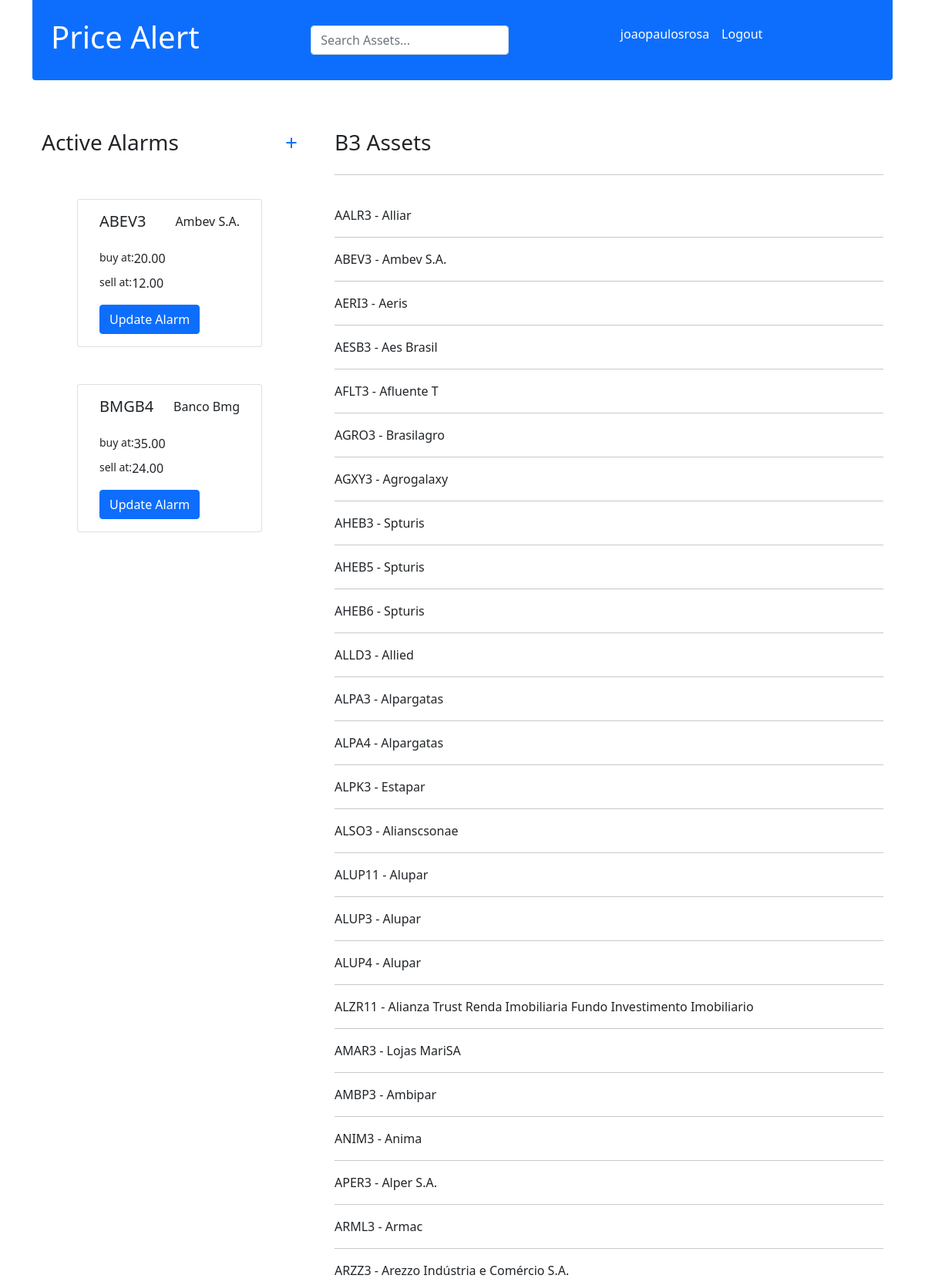
The app's page / (signed in, upper part) with its own data.
### base/models.py (models this page shows)
class AlarmAsset(models.Model):
    user = models.ForeignKey(User, on_delete=models.CASCADE)
    asset = models.ForeignKey(Asset, on_delete=models.CASCADE)
    buying_price = models.DecimalField(max_digits=30, decimal_places=2)
    selling_price = models.DecimalField(max_digits=30, decimal_places=2)
    saving_interval = models.IntegerField(default=1)
    updated_at = models.DateTimeField(auto_now=True)
    created_at = models.DateTimeField(auto_now_add=True)
    def __str__(self):
        return self.asset.ticker

class Asset(models.Model):
    ticker = models.CharField(max_length=8,unique=True)
    company_name = models.CharField(max_length=100,null=True, blank=True)
    updated_at = models.DateTimeField(auto_now=True)
    created_at = models.DateTimeField(auto_now_add=True)
    class Meta:
        ordering = ["ticker"]
    def __str__(self):
        return self.ticker

### base/views.py (the view)
# urls.py: path('', views.home, name="home"),
def home(request):
    if request.user.is_authenticated:
        alarms = AlarmAsset.objects.filter(user=request.user)
    q            = request.GET.get('q') if request.GET.get('q') != None else ''
    assets       = Asset.objects.filter(Q(company_name__icontains=q) | Q(ticker__icontains=q))
    context      = {
        'assets': assets,
        'alarms': alarms,
        }
    return render(request, 'base/home.html', context)

### base/templates/base/home.html
{% extends 'main.html' %}
{% block content%}
<div class="row pt-4">
  <div class="col-4 p-4 h-100 overflow-auto">
    <div class="d-flex justify-content-between pb-4">
      <h3>Active Alarms</h3>
      <a href="{% url 'create-alarm-asset' %}">
        <h3>+</h3>
      </a>
    </div>
    <div class="row justify-content-center">
      {% if alarms %}
      {% for alarm in alarms %}
        <div class="card m-4" style="width: 15rem;">
          <div class="card-body ">
            <div class="d-flex justify-content-between">
              <h5 class="card-title">{{alarm}}</h5>
              <p class="card-text">{{alarm.asset.company_name}}</p>
            </div>
            <div class="d-flex mt-3">
              <small class="">buy at:</small>
              <p class="card-text">{{alarm.buying_price}}</p>
            </div>
            <div class="d-flex mt-2">
              <small class="">sell at:</small>
              <p class="card-text">{{alarm.selling_price}}</p>
            </div>
            <a href="{% url 'update-alarm-asset' alarm.id %}" class="float-right btn btn-primary mt-3">Update Alarm</a>
          </div>
        </div>
      {% endfor %}
      {% endif %}
    </div>
  </div>
  <div class="col-8 p-4 h-100 overflow-auto">
    <h3 class="pb-2">B3 Assets</h3>
    <hr>
    <div class="pt-4">
      {% for asset in assets %}
        <a class="text-dark" href="{% url 'asset' asset %}">
          <p>{{asset}} - {{asset.company_name}}</p>
        </a>
        <hr>
      {% endfor %}
    </div>
  </div>
</div>
{% endblock content %}

### templates/main.html (shortened to what this page needs)
<!DOCTYPE html>
{% load static %}
<html lang="en">
<head>
  <link rel="stylesheet" type="text/css" href="{% static 'base/css/bootstrap.css' %}">
</head>
<body>
  <div class="container">
    {% include 'navbar.html' %}
    {% block content %}
    {% endblock %}
  </div>
</body>
</html>

### templates/navbar.html (shortened to what this page needs)
 <div class="d-flex align-items-center justify-content-between p-4 rounded-bottom bg-primary">
  <a href="/">
    <h1 class="text-white">Price Alert</h1>
  </a>
  <form method="GET" action="{% url 'home' %}">
    <input type="text" class="form-control" name="q" placeholder="Search Assets..." />
  </form>
  {% if request.user.is_authenticated %}
    <div class="d-flex">
      <p class="text-white me-3">{{request.user}}</p>
      <a class="text-white"href="{% url 'logout' %}">Logout</a>
    </div>
  {% else %}
    <a class="text-white"href="{% url 'login' %}">Login</a>
  {% endif %}
</div>

### templates/main.html (style rules this page uses)
* { text-decoration: none !important; list-style: none !important; }

### records on screen
AlarmAsset: asset.ticker "ABEV3", asset.company_name "Ambev S.A.", buying_price "20.00", selling_price "12.00"
AlarmAsset: asset.ticker "BMGB4", asset.company_name "Banco Bmg", buying_price "35.00", selling_price "24.00"
Asset: ticker "AALR3", company_name "Alliar"
Asset: ticker "ABEV3", company_name "Ambev S.A."
Asset: ticker "AERI3", company_name "Aeris"
Asset: ticker "AESB3", company_name "Aes Brasil"
Asset: ticker "AFLT3", company_name "Afluente T"
Asset: ticker "AGRO3", company_name "Brasilagro"
Asset: ticker "AGXY3", company_name "Agrogalaxy"
Asset: ticker "AHEB3", company_name "Spturis"
Asset: ticker "AHEB5", company_name "Spturis"
Asset: ticker "AHEB6", company_name "Spturis"
Asset: ticker "ALLD3", company_name "Allied"
Asset: ticker "ALPA3", company_name "Alpargatas"
Asset: ticker "ALPA4", company_name "Alpargatas"
Asset: ticker "ALPK3", company_name "Estapar"
Asset: ticker "ALSO3", company_name "Alianscsonae"
Asset: ticker "ALUP11", company_name "Alupar"
Asset: ticker "ALUP3", company_name "Alupar"
Asset: ticker "ALUP4", company_name "Alupar"
Asset: ticker "ALZR11", company_name "Alianza Trust Renda Imobiliaria Fundo Investimento Imobiliario"
Asset: ticker "AMAR3", company_name "Lojas MariSA"
Asset: ticker "AMBP3", company_name "Ambipar"
Asset: ticker "ANIM3", company_name "Anima"
Asset: ticker "APER3", company_name "Alper S.A."
Asset: ticker "ARML3", company_name "Armac"
Asset: ticker "ARZZ3", company_name "Arezzo Indústria e Comércio S.A."

### other values on screen
{{ request.user }} "joaopaulosrosa"
